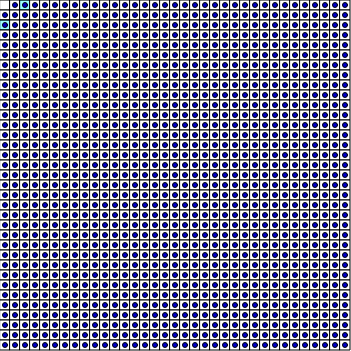
Frame 1 (no input)
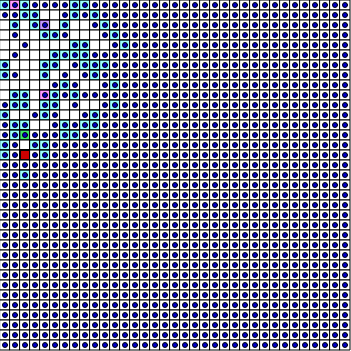
Frame 60 (no input)
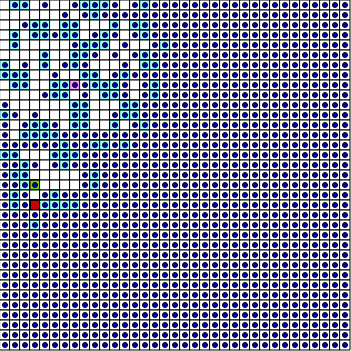
Frame 120 (the mouse pressed at the canvas centre since frame 60)

The p5.js sketch that drew these frames (run headless with seeded random() and noise() and a simulated clock; from frame 60 on, the mouse is pressed at the canvas centre):

// p5.js sketch
// ── sketch.js
let p = 0.004;
let n = 35;
// let canvas_size = 500;
// let cell_width = canvas_size/n;
// let canvas_width = canvas_size;
// let canvas_height = canvas_size;
let cols = n;
let rows = n;
let cell_width = 10;
let canvas_width = cols*cell_width;
let canvas_height = rows*cell_width;
let dim = [cols,rows];

let grid;
let count_active = 0;
let count_occupied = 0;
let ActiveCells = [];

let para1;

function setup() {
  createCanvas(canvas_width+1,canvas_height+1);
  para1 = createP('Active cells (light blue): ' + count_active);
  para2 = createP('Proportion of active cells: ' + count_active/(cols*rows));
  para3 = createP('Occupied cells (blue ball): ' + count_occupied);
  para4 = createP('Proportion of occupied cells: ' + count_occupied/(cols*rows));


  grid = make2DArray(cols,rows);
  for (let i=0; i<cols; i++){
    for (let j=0; j<rows; j++){
      grid[i][j] = new Cell(i,j);
      grid[i][j].occupied = true;
    }
  }

  // grid[floor(cols/2)][floor(rows/2)].occupied = false;
  // check(floor(cols/2),floor(rows/2),1,0);

  // grid[floor(cols/2)][0].occupied = false;
  // check(floor(cols/2),0,1,0);

  grid[0][0].occupied = false;
  check(0,0,1,0);

  for (let i=0; i<cols; i++){
    for (let j=0; j<rows; j++){
      if (grid[i][j].occupied){
        count_occupied++;
      }
    }
  }
}

function draw() {
  background(255);
  for (let i=0; i<cols; i++){
    for (let j=0; j<rows; j++){
      grid[i][j].show();
    }
  }

  if (count_active > 0){
    doit();
  }
}

function keyPressed(){
  if (count_active > -1){
    doit();
  }
}

// ── auxstuff.js
function make2DArray(cols, rows) {
  let arr = new Array(cols);
  for (let i = 0; i < arr.length; i++) {
    arr[i] = new Array(rows);
  }
  return arr;
}

let possibles = [];
let target = [0,0];
let sel = [0,0];

function doit(){
  // Cleaning and unhilighting the possibles
  for (let x of possibles){
    grid[sel[0]+2*x[0]][sel[1]+2*x[1]].possible = false;
  }
  possibles = [];

  if (target.length == 2){
    // Unhilighting the target cell
    grid[target[0]][target[1]].target = false;
  }

  if (sel.length == 2){
    // Unhilighting the selected cell
    grid[sel[0]][sel[1]].selected = false;
  }

  if (ActiveCells.length > 0){
    // Selecting a new cell randomly
    // sel = [floor(random(cols)),floor(random(rows))];
    sel = ActiveCells[floor(random(ActiveCells.length))];
    grid[sel[0]][sel[1]].selected = true;

    if (grid[sel[0]][sel[1]].occupied){
      // Setting the possible targets by the neighbours of the current selected cell
      possibles = neighbours(sel);
      for (let x of possibles){
        grid[sel[0]+2*x[0]][sel[1]+2*x[1]].possible = true;
      }

      // Choosing a possible cell randomly and setting it as the target
      if (possibles.length != 0){
        let s = floor(random(possibles.length));
        let x = possibles[s];
        grid[sel[0]][sel[1]].occupied = false;
        grid[sel[0]+x[0]][sel[1]+x[1]].occupied = false;
        grid[sel[0]+2*x[0]][sel[1]+2*x[1]].occupied = true;
        grid[sel[0]+2*x[0]][sel[1]+2*x[1]].target = true;
        target = [sel[0]+2*x[0],sel[1]+2*x[1]];

        // Checking/updating the active cells
        check(sel[0],sel[1],x[0],x[1]);

      }else{
        // This is unnecessary, though
        if (grid[sel[0]][sel[1]].active){
          count_active--;
        }
        grid[sel[0]][sel[1]].active = false;
      }
    }
    count_occupied--;
  }
  random_occupation();

  para1.html('Active cells (light blue): ' + count_active);
  para2.html('Proportion of active cells: ' + count_active/(cols*rows));
  para3.html('Occupied cells (blue ball): ' + count_occupied);
  para4.html('Proportion of occupied cells: ' + count_occupied/(cols*rows));

}

function random_occupation(){
  if (p>0){
    for (let i=0; i<cols; i++){
      for (let j=0; j<rows; j++){
        if (random() < p){
          if (!grid[i][j].occupied){
            count_occupied++;
            grid[i][j].sorted = true;
            setTimeout(function(){grid[i][j].sorted = false},300);
          }
          grid[i][j].occupied = true;

          check(i,j,0,+1);
          check(i,j,0,-1);
          check(i,j,+1,0);
          check(i,j,-1,0);
        }
      }
    }
  }
}

function neighbours(sel){
  let Neighbours = [];
  let X = [[0,+1],[0,-1],[+1,0],[-1,0]];

  if (!grid[sel[0]][sel[1]].occupied){
    return [];
  }

  for (let x of X){
    if (sel[0]+2*x[0] >= 0 && sel[0]+2*x[0] < dim[0] && sel[1]+2*x[1] >= 0 && sel[1]+2*x[1] < dim[1] && grid[sel[0]+x[0]][sel[1]+x[1]].occupied && !grid[sel[0]+2*x[0]][sel[1]+2*x[1]].occupied){
      Neighbours.push(x);
    }
  }
  return Neighbours;
}

// Chec will update the active state of the following cells:
//   XaXX
//   XaXX
// XXXXXXX
//   XaXX
//   XaXX
function check(i,j,x,y){
  let i_;
  let j_;
  for(let k = -2; k<5;k++){
    i_ = i + k*x;
    j_ = j + k*y;
    update_count_active(i_,j_);
  }

  for(let h = 1; h < 3; h++){
    for(let k = 0; k < 3; k++){
      i_ = i + h*y + k*x;
      j_ = j + h*x + k*y;
      update_count_active(i_,j_);

      i_ = i - h*y + k*x;
      j_ = j - h*x + k*y;
      update_count_active(i_,j_);
    }
  }
}

function update_count_active(i,j){
  if (i >= 0 && i < cols && j >= 0 && j < rows){
    let Neighbours = neighbours([i,j]);
    if (Neighbours.length == 0){
      if (grid[i][j].active){
        count_active--;
        grid[i][j].active = false;
        let pos = pos_of([i,j],ActiveCells);
        ActiveCells.splice(pos,1);
      }
    }else{
      if (!grid[i][j].active){
        count_active++;
        grid[i][j].active = true;
        ActiveCells.push([i,j]);
      }
    }
  }
}

function pos_of([i,j],arr){
  for (let k = 0; k < arr.length; k++){
    if(arr[k][0] == i && arr[k][1] == j){
      return k;
    }
  }
  return -1;
}

// ── cell.js
class Cell {
  constructor(i,j) {
    this.i = i;
    this.j = j;
    this.w = cell_width;
    this.x = this.i*this.w;
    this.y = this.j*this.w;
    this.occupied = false;
    this.target = false;
    this.selected = false;
    this.possible = false;
    this.active = false;
    this.sorted = false;
  }

  show(){
    stroke(0);
    strokeWeight(1);
    fill(255);
    rect(this.x,this.y,this.w,this.w);
    if (this.goal){
      fill(240,200,140);
      rect(this.x,this.y,this.w,this.w);
    }

    if (this.selected){
      strokeWeight(2);
      fill(200,0,0);
      rect(this.x,this.y,this.w,this.w);
    }

    if (this.target){
      strokeWeight(2);
      fill(0,200,0);
      rect(this.x,this.y,this.w,this.w);
    }

    if (this.possible){
      strokeWeight(1);
      fill(255,255,0,100);
      rect(this.x,this.y,this.w,this.w);
    }

    if (this.active){
      strokeWeight(1);
      fill(0,255,255,100);
      rect(this.x,this.y,this.w,this.w);
    }

    if (this.sorted){
      strokeWeight(1);
      fill(255,0,255,100);
      rect(this.x,this.y,this.w,this.w);
    }

    if (this.occupied){
        fill(0,0,200);
        ellipse(this.x + this.w/2, this.y + this.w/2, this.w * 0.5);
    }

  }
}
